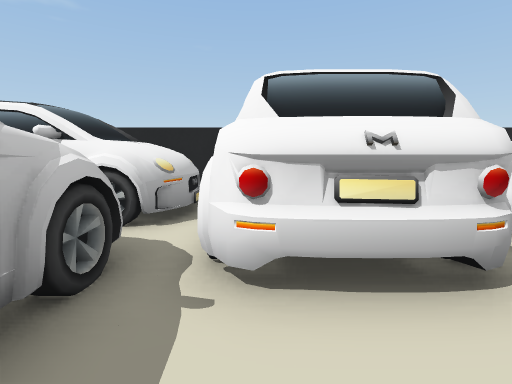
View 1 (above)

24 first-person views from a walk through a Unity game level. The camera is 0.62 m above the floor, tilts 8° down and sees 85° across. The floor is counted in squares, 0.5 m on a side. Each view is taken from the middle of a square. On the plan, view 1 faces up. The plan holds only what a view shows up to about 13 squares ahead; the rest is blank. The place goes on beyond the plan.

View 2
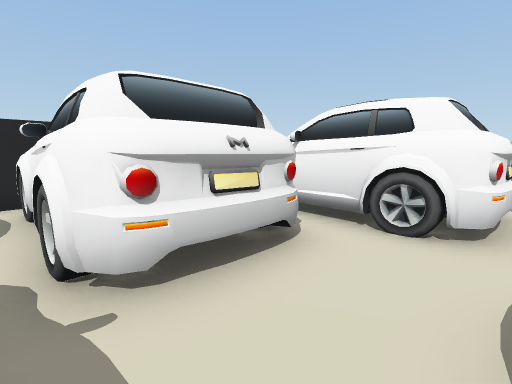

View 3
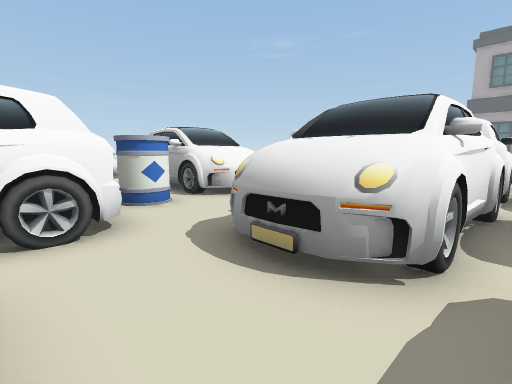

View 4
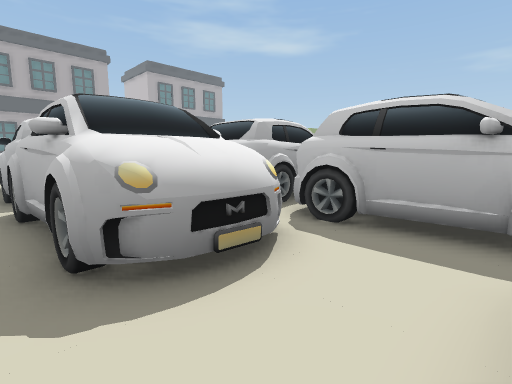

View 5
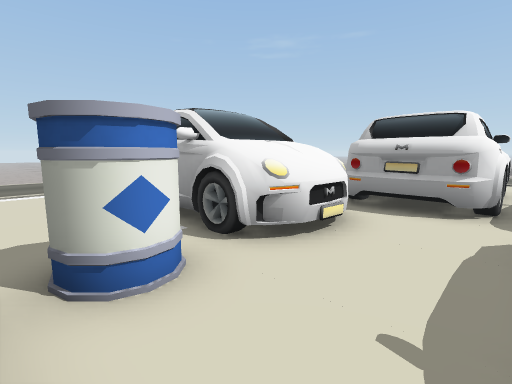

View 6
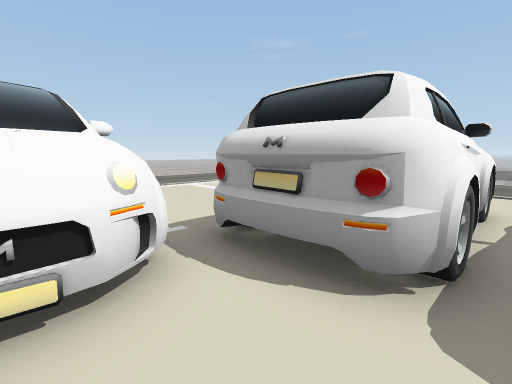

View 7
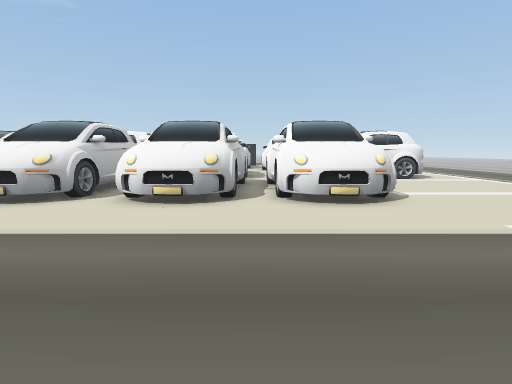

View 8
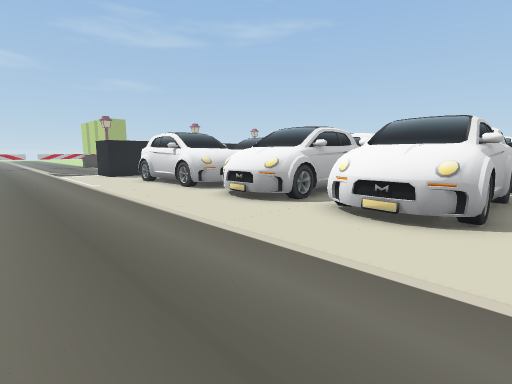

View 9
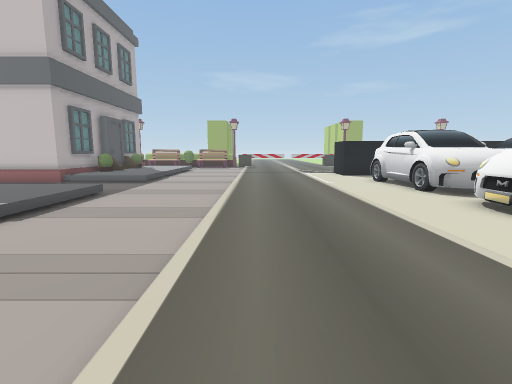

View 10
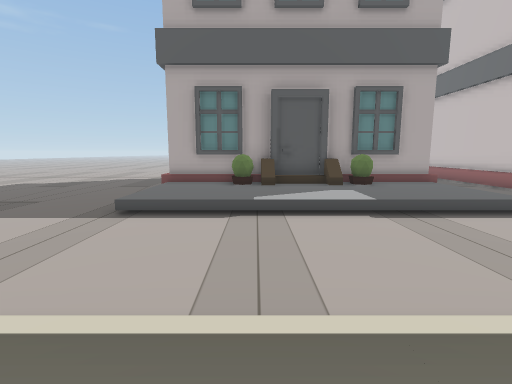

View 11
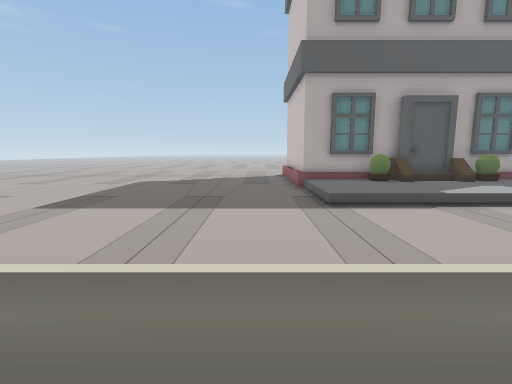

View 12
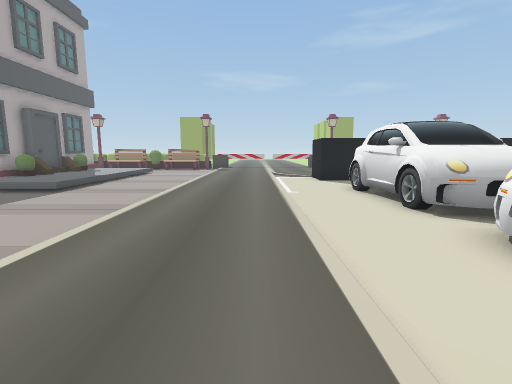

View 13
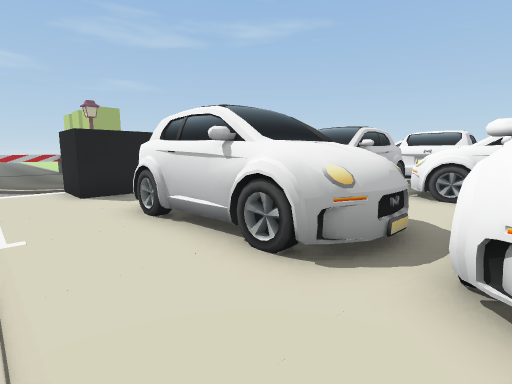

View 14
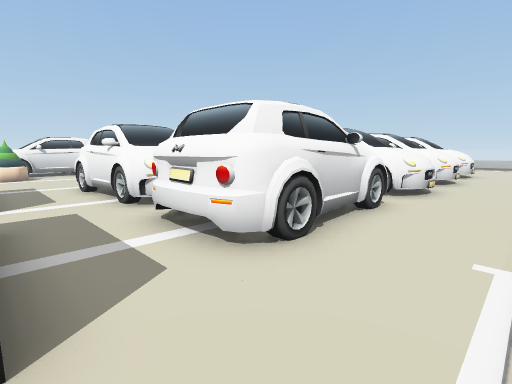

View 15
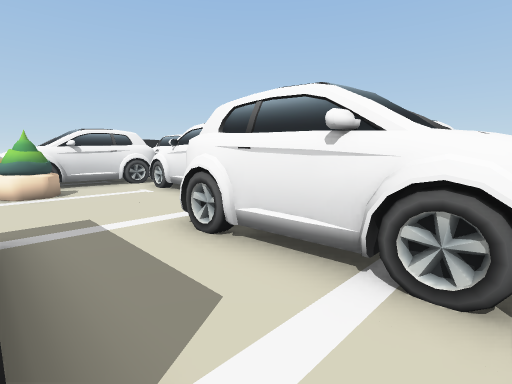

View 16
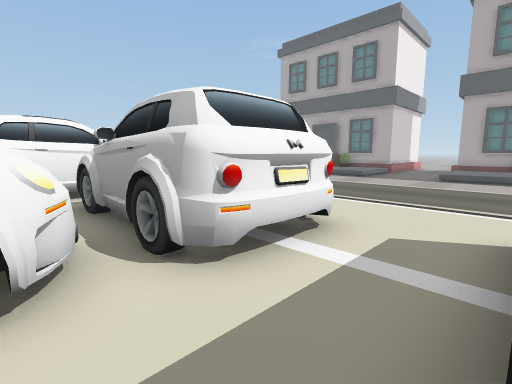

View 17
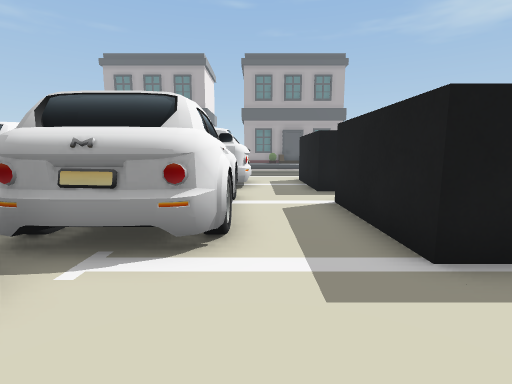

View 18
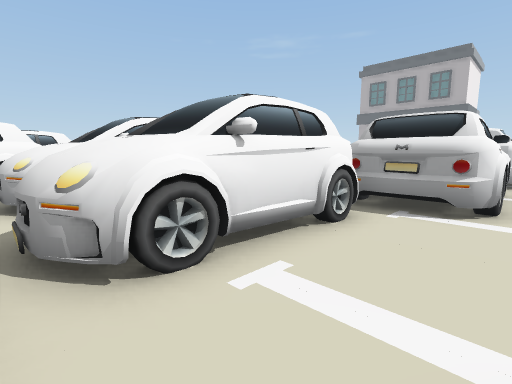

View 19
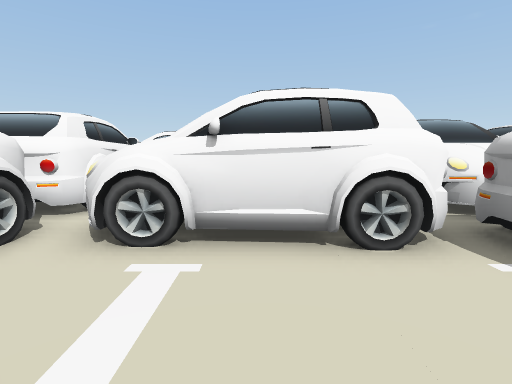

View 20
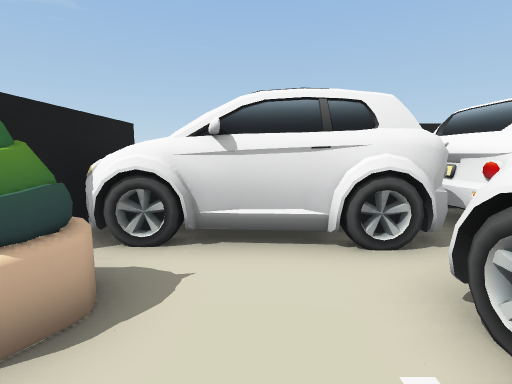

View 21
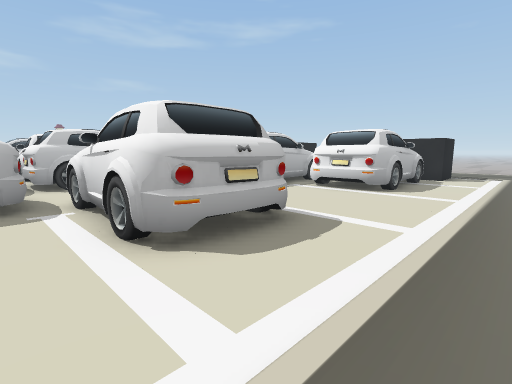

View 22
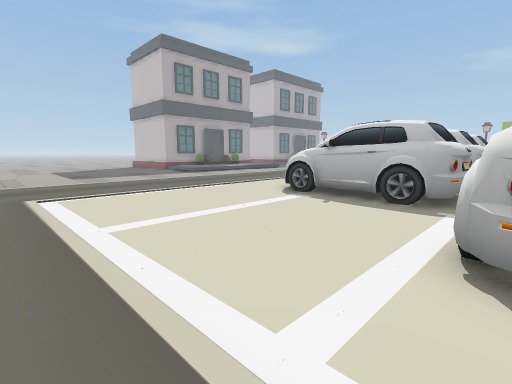

View 23
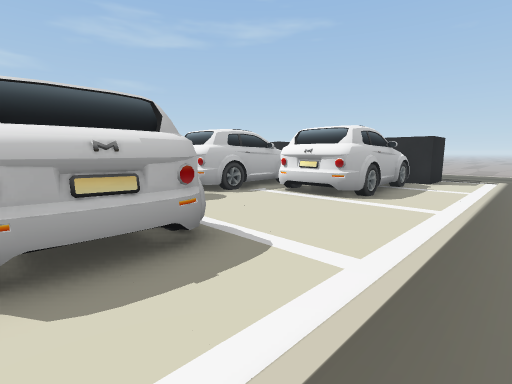

View 24
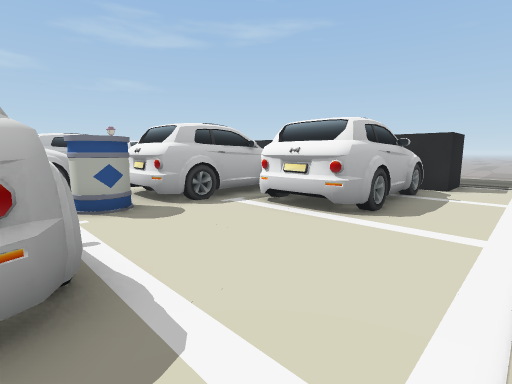

### Floor plan
Key: @ floor where view 1 was taken; # wall or solid block; . main floor; - floor 0.05 m lower than the main floor; : floor 0.15 m higher than the main floor; / step, stairs or slope; = window, fence, low wall or low ledge; ^ raised ledge; B black block; C car; P plant; O other object.
Columns run from 13 left of view 1 to 14 right of it. Each row starts with its distance up from view 1.
 13                         ..
 12                         ...
 11                         ...
 10                         B..
  9                         B..
  8 B      O BBBBB        BBB..
  7 B C    C CC CC         C...
  6 B CC   C CCCCC         C....
  5 BCCCCCCCCCCC.C         C....
  4 B.....CC CC..C   C C.  C....
  3  P...CC  CCC.CCC.C C.CCC....
  2 .....CCC CCC.CCC.C C.CCC....
  1 .....CCC CCC.....CCC........
  0 .....C C   C.@C..CCO........
 -1 .....CCC   C.CCC..OOO.......
 -2 B..CCCCC   C.CCC...O........
 -3 B..CCCCCCCCC CCC...CCCCCC...
 -4 B..C CCCCC CCC C..CCCC CC...
 -5 B..CCCCCCCCCCCCC...CCCCCC...
 -6 B..CCC ..   .  C.CCC........
 -7 ...CC  . CCC.CCC.CCC........
 -8 B...C .. C C C C.C C........
 -9 B.CCCCCCCCCC CCC.CCC........
-10 B.CC CCCCCCC.CCC.CCC........
-11 B.CCCCCC.CCC.CCC.CCC........
-12 B.........C...C...C.........
-13 ............................
-14 ............................
-15 ............................
-16 ............................
-17 ...........................
-18 ///////////////////////////
-19 ---------------------------
-20 ---------------------------
-21 ---------------------------
-22 ////---//////////----------
-23 :::/-- :::::::::/----------
-24 :::/-  :::::::::/----------
-25 ^=:/-  ::===:==:/-----------
-26 ^###-- ^#########-----------
-27    #--          #-----------
-28    #--          #-----------
-29    #-             -------

Positions as (right, up) in squares from view 1, and headings:
1: (0, 0), facing up
2: (-1, 0), facing up-right
3: (-1, 2), facing down-right
4: (3, 2), facing down-left
5: (3, 0), facing down-right
6: (3, -4), facing down-right
7: (3, -18), facing up
8: (3, -17), facing up-left
9: (3, -17), facing left
10: (0, -16), facing down
11: (5, -15), facing down
12: (0, -15), facing left
13: (-4, -14), facing up-left
14: (-13, -14), facing up-right
15: (-13, -7), facing up-right
16: (-13, -7), facing down-right
17: (-11, 1), facing down
18: (-11, 4), facing down-right
19: (-12, 1), facing right
20: (-10, 1), facing up
21: (14, -7), facing up-left
22: (14, -5), facing down-left
23: (14, -5), facing up-left
24: (13, -3), facing up-left
